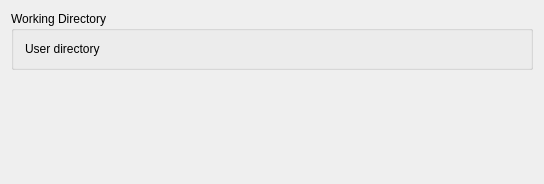
<?xml version="1.0" encoding="UTF-8"?>
<ui version="4.0">
 <class>WindLabGui::DlgSettingsWindLabGeneralImp</class>
 <widget class="QWidget" name="WindLabGui::DlgSettingsWindLabGeneralImp">
  <property name="geometry">
   <rect>
    <x>0</x>
    <y>0</y>
    <width>544</width>
    <height>184</height>
   </rect>
  </property>
  <property name="windowTitle">
   <string>General</string>
  </property>
  <layout class="QVBoxLayout" name="verticalLayout">
   <item>
    <widget class="QGroupBox" name="gb_4_materials">
     <property name="title">
      <string>Working Directory</string>
     </property>
     <layout class="QVBoxLayout" name="verticalLayout_2">
      <item>
       <layout class="QVBoxLayout" name="verticalLayout_6">
        <item>
         <layout class="QGridLayout" name="gridLayout">
          <item row="1" column="1">
          <widget class="Gui::PrefFileChooser" name="chooser_lm_custom_working_dir">
        <property name="mode">
         <enum>Gui::FileChooser::Directory</enum>
        </property>
        <property name="prefEntry" stdset="0">
         <cstring>ShowCustomFolder</cstring>
        </property>
        <property name="prefPath" stdset="0">
         <cstring>Mod/WindLab/General</cstring>
        </property>
       </widget>
          </item>
          <item row="1" column="0">
           <widget class="QLabel" name="label_lm_custom_working_dir">
            <property name="enabled">
             <bool>true</bool>
            </property>
            <property name="minimumSize">
             <size>
              <width>100</width>
              <height>0</height>
             </size>
            </property>
            <property name="text">
             <string>User directory</string>
            </property>
           </widget>
          </item>
         </layout>
        </item>
       </layout>
      </item>
     </layout>
    </widget>
   </item>
   <item>
    <spacer name="verticalSpacer">
     <property name="orientation">
      <enum>Qt::Vertical</enum>
     </property>
     <property name="sizeHint" stdset="0">
      <size>
       <width>20</width>
       <height>40</height>
      </size>
     </property>
    </spacer>
   </item>
  </layout>
 </widget>
 <layoutdefault spacing="6" margin="11"/>
 <customwidgets>
  <customwidget>
   <class>Gui::FileChooser</class>
   <extends>QWidget</extends>
   <header>Gui/FileDialog.h</header>
  </customwidget>
  <customwidget>
   <class>Gui::PrefFileChooser</class>
   <extends>Gui::FileChooser</extends>
   <header>Gui/PrefWidgets.h</header>
  </customwidget>
 </customwidgets>
 <resources>
  <include location="Resources/WindLab.qrc"/>
 </resources>
 <connections/>
</ui>
